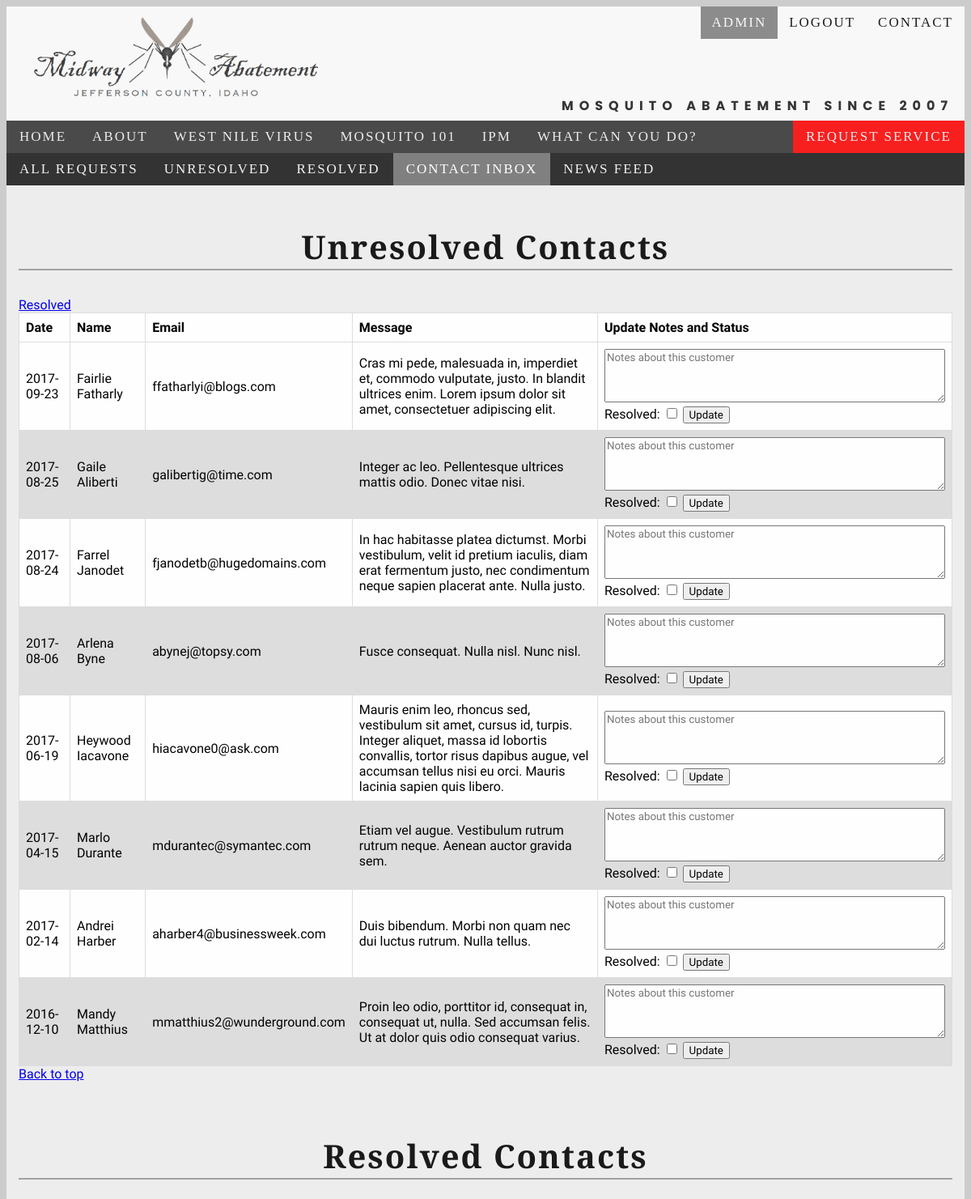
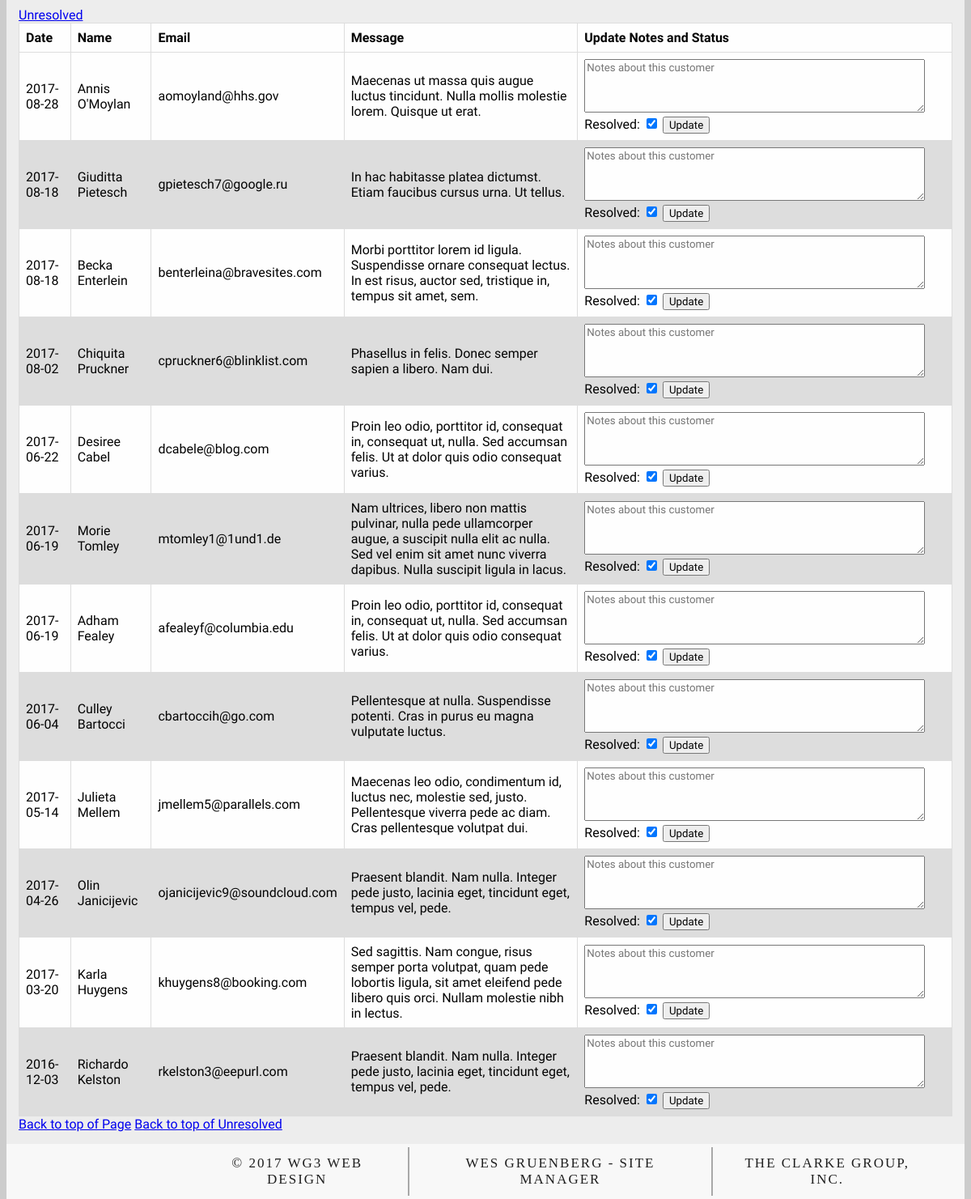
The page /contact-inbox.php (signed in) on the database its author committed (2 pictures, top to bottom).
### tables this page shows
CREATE TABLE contacts (
		id INT NOT NULL PRIMARY KEY AUTO_INCREMENT,
		name VARCHAR(50) NOT NULL,
		email VARCHAR(100) NOT NULL,
		message VARCHAR(1000) NOT NULL,
		contact_date date NOT NULL,
		notes VARCHAR(1000) NULL,
		resolved BOOLEAN NOT NULL

);

### public/Dao.php (called while the page is built, shortened)
<?php
class Dao
{
    public function getConnection()
    {
        $url = parse_url(getenv("CLEARDB_DATABASE_URL"));
        $host = $url["host"];
        $db = substr($url["path"], 1);
        $user = $url["user"];
        $pass = $url["pass"];
        $conn = new PDO("mysql:host=$host;dbname=$db;", $user, $pass);
        $conn->setAttribute(PDO::ATTR_ERRMODE, PDO::ERRMODE_EXCEPTION);
        return $conn;
    }
    public function getContactsByResolved($resolved)
    {
        $conn = $this->getConnection();
        $query = "SELECT * FROM contacts WHERE resolved = :resolved ORDER BY contact_date DESC";
        $stmt = $conn->prepare($query);
        $stmt->bindParam(':resolved', $resolved);
        $stmt->execute();
        return $stmt->fetchAll(PDO::FETCH_ASSOC);
    }
}

### public/contact-inbox.php (the view, shortened to what this page needs)
<?php include_once "service-request-administration.php" ?>
<?php
$formid = 0;
$dao = new Dao();
$newContacts = $dao->getContactsByResolved(false);
$oldContacts = $dao->getContactsByResolved(true);
?>
<div class="tab-content" id="unresolved-contacts">
    <h2>Unresolved Contacts</h2>
    <a href = "#resolved-contacts">Resolved</a>
		<table class=" contact-table">
<thead>
<tr>
    <th>Date</th>
    <th>Name</th>
    <th>Email</th>
    <th>Message</th>
    <th>Update Notes and Status</th>
</tr>
</thead>
<tbody>
<?php foreach ($newContacts as $newContact) {
    $formid++;
    ?>
    <tr>
        <td><?= htmlspecialchars($newContact['contact_date']) ?></td>
        <td><?= htmlspecialchars($newContact['name']) ?></td>
        <td><?= htmlspecialchars($newContact['email']) ?></td>
        <td><?= htmlspecialchars($newContact['message']) ?></td>
        <td>
            <form id="<?= $formid ?>" method="POST" action="update-contact-handler.php">
                <textarea rows="4" cols="50" name="notes"
                          placeholder="Notes about this customer"><?= htmlspecialchars($newContact['notes']) ?></textarea>
                <div>
                <label class="form-label">Resolved:</label>
                <input form=<?= $formid ?> type="checkbox" name="resolved" value=1
                    <?php if ($newContact['resolved']) { ?>
                        checked
                    <? } ?>
                >
                <button form=<?= $formid ?> type="submit">Update</button>
                </div>
            </form>
        </td>
    </tr>
<?php } ?>
</tbody>
</table>
    <a href = "#resolved-contacts">Back to top</a>
</div>
<div class="tab-content" id="resolved-contacts">
    <h2>Resolved Contacts</h2>
    <a href = "#unresolved-contacts">Unresolved</a>
		<table class=" contact-table">
<thead>
<tr>
    <th>Date</th>
    <th>Name</th>
    <th>Email</th>
    <th>Message</th>
    <th>Update Notes and Status</th>
</tr>
</thead>
<tbody>
<?php foreach ($oldContacts as $oldContact) {
    $formid++;
    ?>
    <tr>
        <td><?= htmlspecialchars($oldContact['contact_date']) ?></td>
        <td><?= htmlspecialchars($oldContact['name']) ?></td>
        <td><?= htmlspecialchars($oldContact['email']) ?></td>
        <td><?= htmlspecialchars($oldContact['message']) ?></td>
        <td>
            <form id="<?= $formid ?>" method="POST" action="update-contact-handler.php">
                <textarea rows="4" cols="50" name="notes"
                          placeholder="Notes about this customer"><?= htmlspecialchars($oldContact['notes']) ?></textarea>
                <label class="form-label">Resolved:</label>
                <input form=<?= $formid ?> type="checkbox" name="resolved" value=1
                    <?php if ($oldContact['resolved']) { ?>
                        checked
                    <? } ?>
                >
                <button form=<?= $formid ?> type="submit">Update</button>
            </form>
        </td>
    </tr>
<?php } ?>
</tbody>
</table>
    <a href = "#resolved-contacts">Back to top of Page</a>
    <a href = "#unresolved-contacts">Back to top of Unresolved</a>
</div>
<?php include_once('footer.php'); ?>

### public/css/style.css (style rules this page uses)
body { background: url(../images/mountains.png) no-repeat center center fixed; background-size: cover; background-color: #cccccc; height: 100%; }
* { box-sizing:border-box }
html * { font-family: 'Oxygen', sans-serif; }
h2 { font-size: 40px; font-family: 'Playfair Display', serif; text-align: center; letter-spacing: 2px; color: #1a1a1a; border-bottom: 2px solid #a1a1a1; }
table { font-family: arial, sans-serif; border-collapse: collapse; width: 100%; opacity: .99; }
td, th { border: 1px solid #dddddd; text-align: left; padding: 8px; }
tr:nth-child(even) { background-color: #dddddd; }
tr:nth-child(odd) { background-color: white; }
.tab-content { display: in-line block; background: #ededed; padding: 15px; }

### rows shown on the page
contacts: contact_date "2017-09-23", name "Fairlie Fatharly", email "ffatharlyi@blogs.com", message "Cras mi pede, malesuada in, imperdiet et, commodo vulputate, justo. In blandit ultrices enim. Lorem ipsum dolor sit amet, consectetuer adipiscing elit."
contacts: contact_date "2017-08-25", name "Gaile Aliberti", email "galibertig@time.com", message "Integer ac leo. Pellentesque ultrices mattis odio. Donec vitae nisi."
contacts: contact_date "2017-08-24", name "Farrel Janodet", email "fjanodetb@hugedomains.com", message "In hac habitasse platea dictumst. Morbi vestibulum, velit id pretium iaculis, diam erat fermentum justo, nec condimentum neque sapien placerat ante. Nulla justo."
contacts: contact_date "2017-08-06", name "Arlena Byne", email "abynej@topsy.com", message "Fusce consequat. Nulla nisl. Nunc nisl."
contacts: contact_date "2017-06-19", name "Heywood Iacavone", email "hiacavone0@ask.com", message "Mauris enim leo, rhoncus sed, vestibulum sit amet, cursus id, turpis. Integer aliquet, massa id lobortis convallis, tortor risus dapibus augue, vel accumsan tellus nisi eu orci. Mauris lacinia sapien quis libero."
contacts: contact_date "2017-04-15", name "Marlo Durante", email "mdurantec@symantec.com", message "Etiam vel augue. Vestibulum rutrum rutrum neque. Aenean auctor gravida sem."
contacts: contact_date "2017-02-14", name "Andrei Harber", email "aharber4@businessweek.com", message "Duis bibendum. Morbi non quam nec dui luctus rutrum. Nulla tellus."
contacts: contact_date "2016-12-10", name "Mandy Matthius", email "mmatthius2@wunderground.com", message "Proin leo odio, porttitor id, consequat in, consequat ut, nulla. Sed accumsan felis. Ut at dolor quis odio consequat varius."
contacts: contact_date "2017-08-28", name "Annis O'Moylan", email "aomoyland@hhs.gov", message "Maecenas ut massa quis augue luctus tincidunt. Nulla mollis molestie lorem. Quisque ut erat.", resolved "☑"
contacts: contact_date "2017-08-18", name "Giuditta Pietesch", email "gpietesch7@google.ru", message "In hac habitasse platea dictumst. Etiam faucibus cursus urna. Ut tellus.", resolved "☑"
contacts: contact_date "2017-08-18", name "Becka Enterlein", email "benterleina@bravesites.com", message "Morbi porttitor lorem id ligula. Suspendisse ornare consequat lectus. In est risus, auctor sed, tristique in, tempus sit amet, sem.", resolved "☑"
contacts: contact_date "2017-08-02", name "Chiquita Pruckner", email "cpruckner6@blinklist.com", message "Phasellus in felis. Donec semper sapien a libero. Nam dui.", resolved "☑"
contacts: contact_date "2017-06-22", name "Desiree Cabel", email "dcabele@blog.com", message "Proin leo odio, porttitor id, consequat in, consequat ut, nulla. Sed accumsan felis. Ut at dolor quis odio consequat varius.", resolved "☑"
contacts: contact_date "2017-06-19", name "Morie Tomley", email "mtomley1@1und1.de", message "Nam ultrices, libero non mattis pulvinar, nulla pede ullamcorper augue, a suscipit nulla elit ac nulla. Sed vel enim sit amet nunc viverra dapibus. Nulla suscipit ligula in lacus.", resolved "☑"
contacts: contact_date "2017-06-19", name "Adham Fealey", email "afealeyf@columbia.edu", message "Proin leo odio, porttitor id, consequat in, consequat ut, nulla. Sed accumsan felis. Ut at dolor quis odio consequat varius.", resolved "☑"
contacts: contact_date "2017-06-04", name "Culley Bartocci", email "cbartoccih@go.com", message "Pellentesque at nulla. Suspendisse potenti. Cras in purus eu magna vulputate luctus.", resolved "☑"
contacts: contact_date "2017-05-14", name "Julieta Mellem", email "jmellem5@parallels.com", message "Maecenas leo odio, condimentum id, luctus nec, molestie sed, justo. Pellentesque viverra pede ac diam. Cras pellentesque volutpat dui.", resolved "☑"
contacts: contact_date "2017-04-26", name "Olin Janicijevic", email "ojanicijevic9@soundcloud.com", message "Praesent blandit. Nam nulla. Integer pede justo, lacinia eget, tincidunt eget, tempus vel, pede.", resolved "☑"
contacts: contact_date "2017-03-20", name "Karla Huygens", email "khuygens8@booking.com", message "Sed sagittis. Nam congue, risus semper porta volutpat, quam pede lobortis ligula, sit amet eleifend pede libero quis orci. Nullam molestie nibh in lectus.", resolved "☑"
contacts: contact_date "2016-12-03", name "Richardo Kelston", email "rkelston3@eepurl.com", message "Praesent blandit. Nam nulla. Integer pede justo, lacinia eget, tincidunt eget, tempus vel, pede.", resolved "☑"
